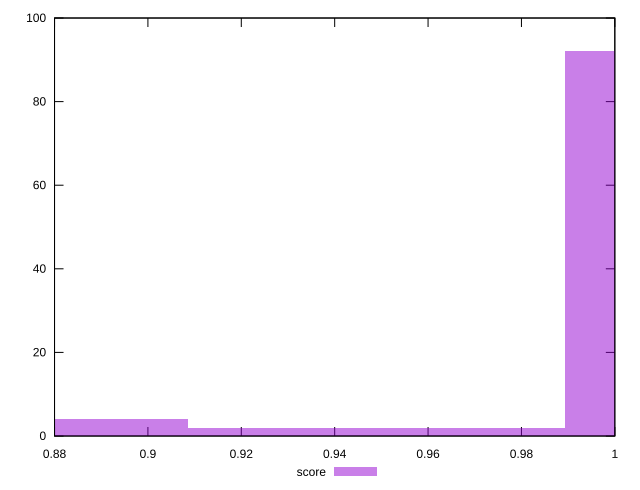

The script that saved this image:
reset

$score <<EOF
0.8882938679532312 4
1.0094248499468537 92
0.9286708619511053 2
0.9690478559489795 2
EOF

set key outside below
set boxwidth 0.040376993997874144
set xrange [0.88:1]
set yrange [0:100]
set trange [0:100]
set style fill transparent solid 0.5 noborder
set terminal svg size 640, 490 enhanced background rgb 'white'
set output "report_00026_2021-02-22T21:38:55.199Z/unminified-css/samples/pages/score/histogram.svg"

plot $score title "score" with boxes

reset
